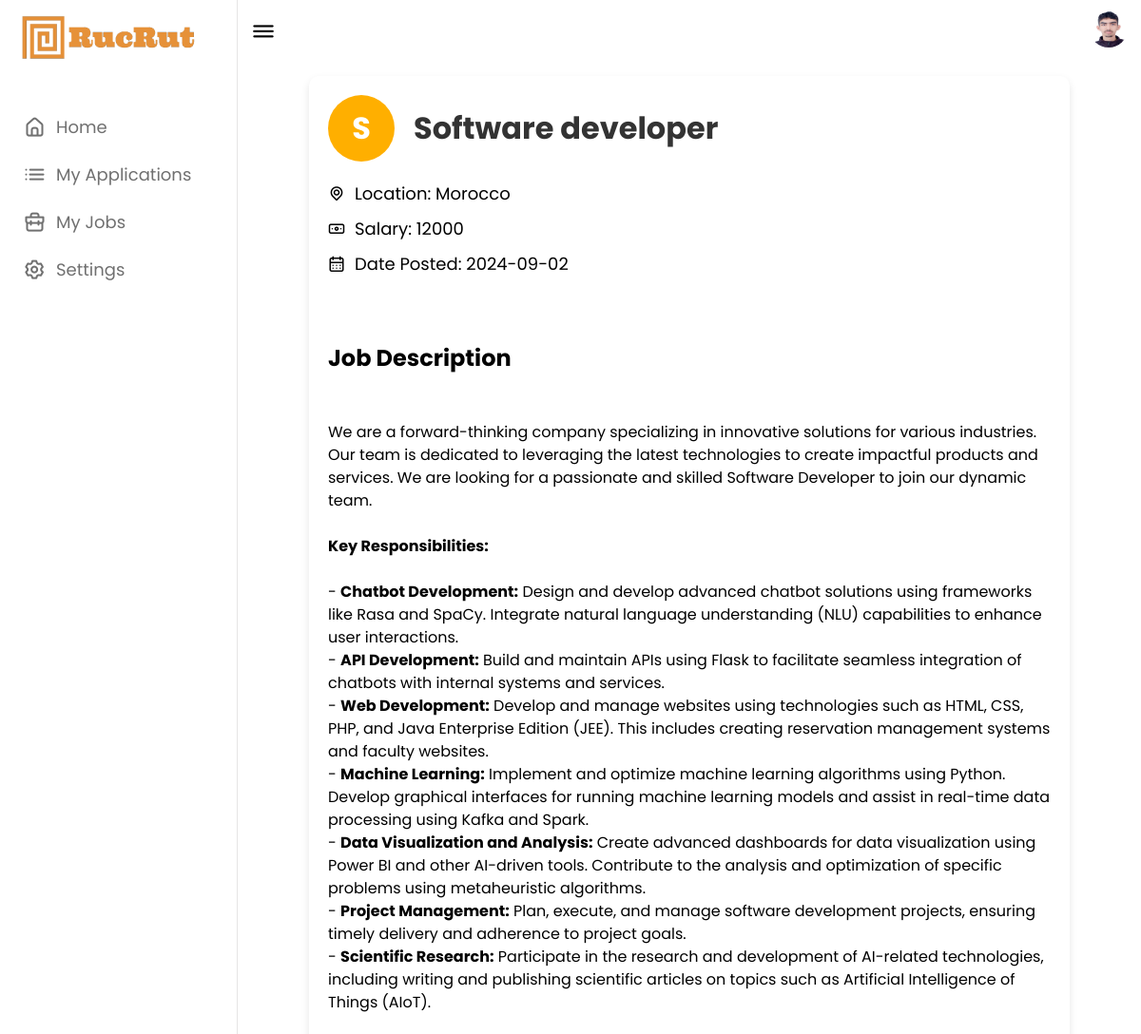
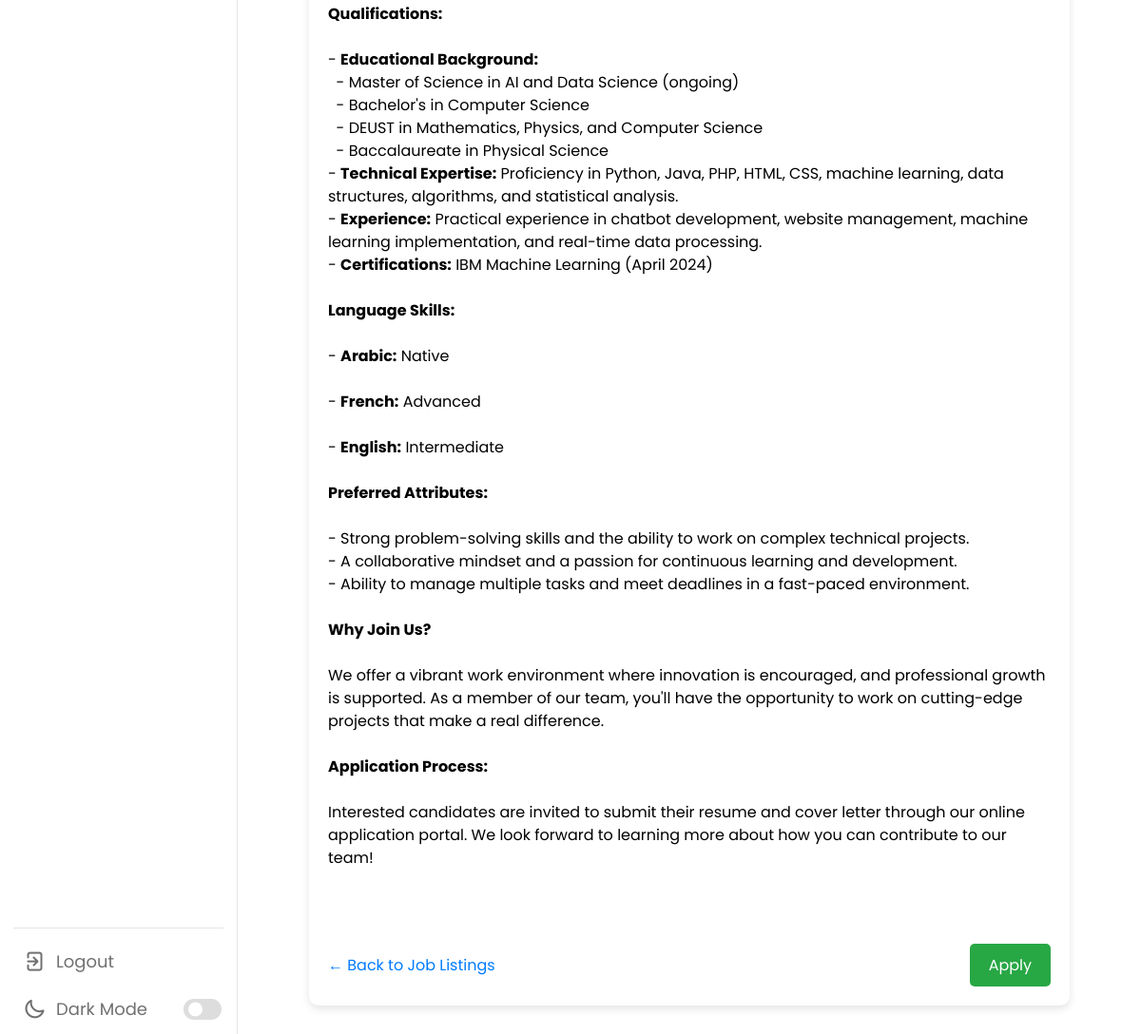
/job/1 (signed in), run on the app's committed database (2 pictures, top to bottom).
### app/models.py (models this page shows)
class User(db.Model):
    id = db.Column(db.Integer, primary_key=True)
    first_name = db.Column(db.String(100), nullable=False)
    last_name = db.Column(db.String(100), nullable=False)
    company_name = db.Column(db.String(100), nullable=False)
    email = db.Column(db.String(120), unique=True, nullable=False)
    phone_number = db.Column(db.String(15), nullable=False)
    birthday = db.Column(db.String(10), nullable=False)
    password = db.Column(db.String(60), nullable=False)
    cv_file = db.Column(db.String(120))
    profile_photo = db.Column(db.String(120))

class Job(db.Model):
    id = db.Column(db.Integer, primary_key=True)
    title = db.Column(db.String(100), nullable=False)
    location = db.Column(db.String(100), nullable=False)
    description = db.Column(db.Text, nullable=False)
    salary = db.Column(db.String(50), nullable=False)
    date_posted = db.Column(db.DateTime, nullable=False, default=datetime.utcnow)
    user_id = db.Column(db.Integer, db.ForeignKey('user.id'), nullable=False)

### app/routes.py (the view)
@main.route('/job/<int:job_id>')
def job_detail(job_id):
    if g.user is None:
        flash('You need to sign in first.', 'danger')
        return redirect(url_for('main.auth'))
    job = Job.query.get_or_404(job_id)
    job.description = markdown(job.description)
    return render_template('job_detail.html', job=job)

### app/routes.py (called while the page is built)
@main.before_app_request
def load_user():
    user_id = session.get('user_id')
    if user_id:
        g.user = User.query.get(user_id)
    else:
        g.user = None

@main.context_processor
def inject_user():
    return {'user': g.user}

### app/templates/job_detail.html (shortened to what this page needs)
{% extends 'base.html' %}
{% block content %}
<div class="job-detail-container">
    <div class="job-header">
        <div class="job-image">
            {{ job.title[0] | upper }}
        </div>
        <h1>{{ job.title }}</h1>
    </div>
    <div class="job-details">
        <p><i class="uil uil-location-point"></i>Location: {{ job.location }}</p>
        <p><i class="uil uil-money-bill"></i>Salary: {{ job.salary }}</p>
        <p><i class="uil uil-calendar-alt"></i>Date Posted: {{ job.date_posted.strftime('%Y-%m-%d') }}</p>
    </div>
    <div class="job-description">
        <h2>Job Description</h2>
        <div>{{ job.description | safe }}</div>
    </div>
    <div class="actions">
        <a href="{{ url_for('main.home') }}" class="back-link">&larr; Back to Job Listings</a>
        <a href="{{ url_for('main.apply', job_id = job.id) }}" class="apply-button">Apply</a>
    </div>
</div>
{% endblock %}

### app/templates/base.html (shortened to what this page needs)
<!DOCTYPE html>
<html lang="en">
<head>
    <link rel="stylesheet" href="{{ url_for('static', filename='style.css') }}">
    <link rel="stylesheet" href="https://unicons.iconscout.com/release/v4.0.0/css/line.css">
    <link rel="stylesheet" href="https://cdnjs.cloudflare.com/ajax/libs/font-awesome/6.0.0-beta3/css/all.min.css">
</head>
<body>
    <nav>
        <div class="logo-name">
            <div class="logo-image">
                <img src="{{ url_for('static', filename='images/logo.png') }}" alt="Logo">
            </div>
        </div>
        <div class="menu-items">
            <ul class="nav-links">
                <li><a href="{{ url_for('main.home') }}">
                    <i class="uil uil-estate"></i>
                    <span class="link-name">Home</span>
                </a></li>
                <li><a href="{{ url_for('main.view_applications') }}">
                    <i class="uil uil-list-ul"></i>
                    <span class="link-name">My Applications</span>
                </a></li>
                <li><a href="{{ url_for('main.my_jobs') }}">
                    <i class="uil uil-briefcase"></i>
                    <span class="link-name">My Jobs</span>
                </a></li>
                <li><a href="{{ url_for('main.settings') }}">
                    <i class="uil uil-setting"></i>
                    <span class="link-name">Settings</span>
                </a></li>
            </ul>
            <ul class="logout-mode">
                <li><a href="{{ url_for('main.logout') }}">
                    <i class="uil uil-signout"></i>
                    <span class="link-name">Logout</span>
                </a></li>
                <li class="mode">
                    <a href="#">
                        <i class="uil uil-moon"></i>
                        <span class="link-name">Dark Mode</span>
                    </a>
                    <div class="mode-toggle">
                        <span class="switch"></span>
                    </div>
                </li>
            </ul>
        </div>
    </nav>
    <section class="dashboard">
        <div class="top">
            <i class="uil uil-bars sidebar-toggle"></i>
            {% if user and user.profile_photo %}
                <a href="{{ url_for('main.settings') }}">
                    <img src="{{ url_for('static', filename='uploads/photos/' + user.profile_photo) }}" alt="Profile Photo">
                </a>
            {% else %}
                <a href="{{ url_for('main.settings') }}">
                    <img src="{{ url_for('static', filename='images/default-profile.png') }}" alt="Default Profile Photo">
                </a>
            {% endif %}
        </div>
        <div class="dash-content">
            {% block content %}{% endblock %}
        </div>
    </section>
</body>
</html>

### app/static/style.css (style rules this page uses)
* { margin: 0; padding: 0; box-sizing: border-box; font-family: 'Poppins', sans-serif; }
:root { --primary-color: #ffaf00; --panel-color: #FFF; --text-color: #000; --black-light-color: #707070; --border-color: #e6e5e5; --toggle-color: #DDD; --box1-color: #4DA3FF; --box2-color: #FFE6AC; --box3-color: #E7D1FC; --title-icon-color: #fff; --tran-05: all 0.5s ease; --tran-03: all 0.3s ease; --tran-03: all 0.2s ease; }
body { min-height: 100vh; background-color: var(--primary-color); }
nav { position: fixed; top: 0; left: 0; height: 100%; width: 250px; padding: 10px 14px; background-color: var(--panel-color); border-right: 1px solid var(--border-color); transition: var(--tran-05); }
nav .logo-name { display: flex; align-items: center; }
nav .logo-image { display: flex; justify-content: center; min-width: 45px; }
nav .logo-image img { width: 200px; object-fit: cover; }
nav .menu-items { margin-top: 40px; height: calc(100% - 90px); display: flex; flex-direction: column; justify-content: space-between; }
.menu-items li { list-style: none; }
.menu-items li a { display: flex; align-items: center; height: 50px; text-decoration: none; position: relative; }
.menu-items li a i { font-size: 24px; min-width: 45px; height: 100%; display: flex; align-items: center; justify-content: center; color: var(--black-light-color); }
.menu-items li a .link-name { font-size: 18px; font-weight: 400; color: var(--black-light-color); transition: var(--tran-05); }
.menu-items .logout-mode { padding-top: 10px; border-top: 1px solid var(--border-color); }
.menu-items .mode { display: flex; align-items: center; white-space: nowrap; }
.menu-items .mode-toggle { position: absolute; right: 14px; height: 50px; min-width: 45px; display: flex; align-items: center; justify-content: center; cursor: pointer; }
.mode-toggle .switch { position: relative; display: inline-block; height: 22px; width: 40px; border-radius: 25px; background-color: var(--toggle-color); }
.switch:before { content: ""; position: absolute; left: 5px; top: 50%; transform: translateY(-50%); height: 15px; width: 15px; background-color: var(--panel-color); border-radius: 50%; transition: var(--tran-03); }
.dashboard { position: relative; left: 250px; background-color: var(--panel-color); min-height: 100vh; width: calc(100% - 250px); padding: 10px 14px; transition: var(--tran-05); }
.dashboard .top { position: fixed; top: 0; left: 250px; display: flex; width: calc(100% - 250px); justify-content: space-between; align-items: center; padding: 10px 14px; background-color: var(--panel-color); transition: var(--tran-05); z-index: 10; }
.dashboard .top .sidebar-toggle { font-size: 26px; color: var(--text-color); cursor: pointer; }
.top img { width: 40px; border-radius: 50%; height: 40px; cursor: inherit; }
.dashboard .dash-content { padding-top: 50px; }

### app/templates/job_detail.html (style rules this page uses)
.job-detail-container { background: #fff; padding: 20px; margin: 20px auto; border-radius: 10px; box-shadow: 0 4px 8px rgba(0, 0, 0, 0.1); max-width: 800px; }
.job-header { display: flex; align-items: center; margin-bottom: 20px; }
.job-image { background-color: #ffaf00; color: #fff; font-size: 32px; font-weight: bold; display: flex; align-items: center; justify-content: center; border-radius: 50%; width: 70px; height: 70px; margin-right: 20px; }
.job-header h1 { font-size: 32px; margin: 0; color: #333; }
.job-details { margin-bottom: 20px; }
.job-details p { font-size: 18px; margin: 10px 0; }
.job-details p i { margin-right: 10px; }
.job-description { font-size: 16px; line-height: 1.5; }
.actions { display: flex; justify-content: space-between; align-items: center; margin-top: 30px; }
.apply-button { background-color: #28a745; color: #fff; padding: 10px 20px; border: none; border-radius: 5px; text-decoration: none; font-size: 16px; cursor: pointer; }
.back-link { text-decoration: none; color: #007bff; font-size: 16px; }
.job-detail-container { background: #fff; padding: 20px; margin: 20px auto; border-radius: 10px; box-shadow: 0 4px 8px rgba(0, 0, 0, 0.1); max-width: 800px; overflow: auto; }
.job-description { font-size: 16px; line-height: 1.5; overflow: auto; white-space: pre-wrap; word-break: break-word; }

### data on the page
User: profile_photo (picture)
Job: title "S", title "Software developer", location "Morocco", salary "12000", date_posted "2024-09-02", description "We are a forward-thinking company specializing in innovative solutions for various industries. Our team is dedicated to leveraging the latest technologies to create impactful products and services. We are looking for a passionate and skilled Software Developer to join our dynamic team. Key Responsibilities: - Chatbot Development: Design and develop advanced chatbot solutions using frameworks like Rasa and SpaCy. Integrate natural language understanding (NLU) capabilities to enhance user interactions. - API Development: Build and maintain APIs using Flask to facilitate seamless integration of chatbots with internal systems and services. - Web Development: Develop and manage websites using…"
